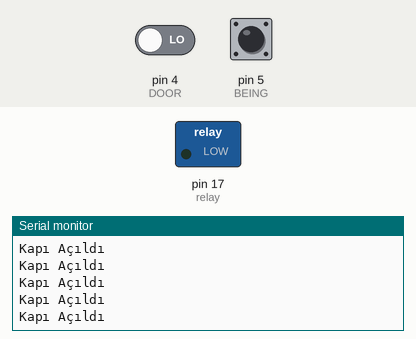
Recording of a sketch running on a simulated Arduino Uno, built with avr-gcc and run on an emulated ATmega328P. On the bench: switched loads named in the sketch (green lamp = pin HIGH), the last lines printed to the serial monitor. Inputs (shaded band) come from the test bench; at power-on: pin 4 (DOOR) LOW, pin 5 (BEING) HIGH.

Above: at 6.2 s.
6.3 s: pin 4 (DOOR) driven HIGH
At 7.5 s:
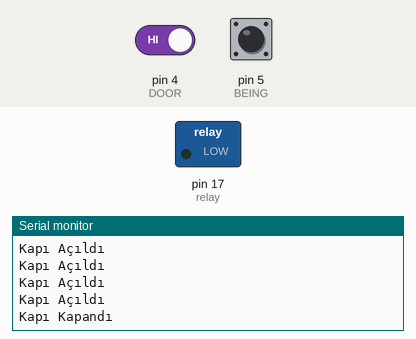
7.8 s: pin 5 (BEING) pulled LOW for 0.15 s
At 8.4 s:
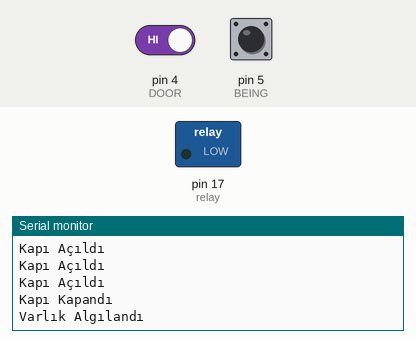
9.4 s: pin 4 (DOOR) driven LOW
At 9.9 s:
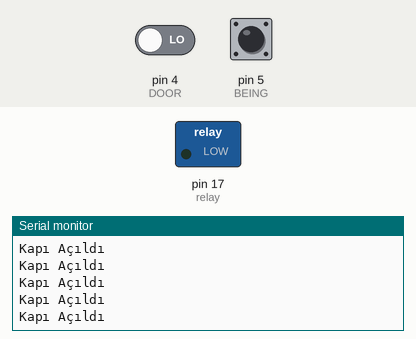

Measured:
- after the input at 6.3 s, the serial monitor: prints a new line at once (image 1)
- after the input at 7.8 s, the serial monitor: prints a new line at once (image 2)
- after the input at 9.4 s, the serial monitor: prints a new line at once (image 3)

The sketch:

otel_enerji_koruma_for_The_Granada_ATMEL_Being_LOW.ino
```cpp
#define relay  17  //  8  --  17 - A3
#define DOOR   4   //  9
#define BEING  5   // 10
int x = 0, y = 0;
unsigned long old_time_1 = 0, old_time_2 = 0;
unsigned long now_time_1 = 0, now_time_2 = 0;
unsigned long day_time  = 86400000; // 86400000 == 24H // 43200000 == 12H // 21600000 == 6H // 3600000 == 1H // 1800000 == 1/2H
unsigned long room_time = 15000;
void setup() {Serial.begin(115200);pinMode(BEING, INPUT);pinMode(DOOR, INPUT);pinMode(relay, OUTPUT);digitalWrite(DOOR,LOW);digitalWrite(BEING,HIGH);delay(5000);Serial.println("Sistem Başlatıldı");}
void loop() {
// ***************************************** //
if (digitalRead(DOOR) == HIGH)
{
  if (x == 0 && digitalRead(BEING) == LOW){x = 1;old_time_1 = millis();Serial.println("Varlık Algılandı, Röle Açıldı");}
  else if ((y == 1) && (x == 1 && digitalRead(BEING) == HIGH)) {now_time_1 = millis();if ((now_time_1 - old_time_1 == day_time) && (digitalRead(BEING) == HIGH) ){x = 0;old_time_1 = millis();Serial.println("Röle Kapandı");}}
  else {}
}
// ***************************************** //
if (digitalRead(DOOR) == LOW){Serial.println("Kapı Açıldı");old_time_1 = millis();x = 2;}
// ***************************************** //
if (x == 2 && digitalRead(DOOR) == HIGH)
{
for (int sure = 0; sure < 1; sure++){delay(1); Serial.println("Kapı Kapandı");}
x = 3;
}
if (x == 3 && digitalRead(BEING) == LOW){old_time_1 = millis();Serial.println("Varlık Algılandı");x = 1;}
if (x == 3 && digitalRead(BEING) != LOW){now_time_1 = millis();if ((now_time_1 - old_time_1 == room_time) && (digitalRead(BEING) == HIGH) ){x = 0;old_time_1 = millis();Serial.println("Varlık Algılanmadı, Röle Kapandı");}}
// ***************************************** //
if (x == 0) {digitalWrite(relay, HIGH);}
// ***************************************** //
if (x == 1) {digitalWrite(relay, LOW);}
// ***************************************** //
if (digitalRead(BEING) == LOW){old_time_1 = millis(); y = 1;}
// ***************************************** //
}
```
